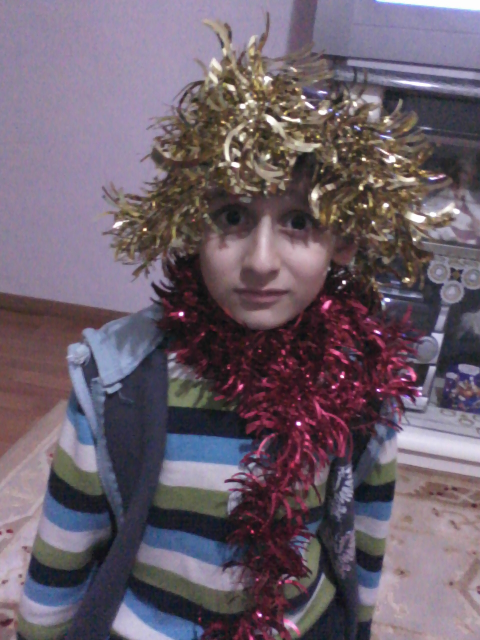
#> input picture python/opencv/Photos/Photo2.jpg, 960 x 1280 px (shown at 1/2 size)
$ python cvtranslation.py
#> lines starting #> are read from the running program, lines starting #| are printed output that depends on the picture
import cv2 as cv
import numpy as np

img = cv.imread('Photos/Photo2.jpg')
#> img is the input picture: shape (1280, 960, 3); mean B, G, R 106.9, 94.7, 107.8
img =cv.resize(img,(900,600))
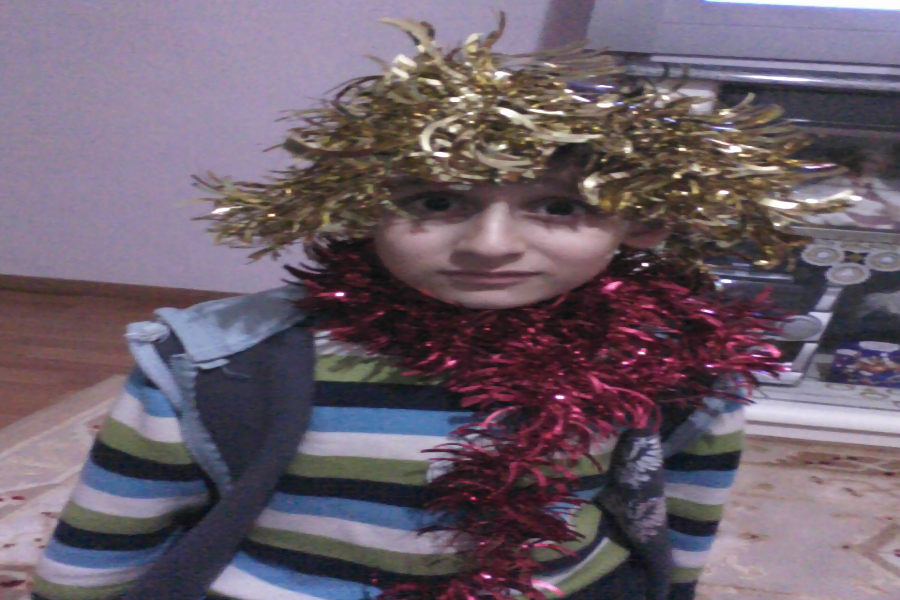
#> img: shape (600, 900, 3); mean B, G, R 106.8, 94.6, 107.7
# Translation------------------------------------------------------------------
def translation(img,x,y):
#> called with x = 50, y = 0
    transMat = np.float32([[1,0,x],[0,1,y]])                   # -x -> left
                                                               # -y -> up
    dimensions = (img.shape[1], img.shape[0])                  #  x -> right
#> dimensions = (900, 600)
                                                               #  y -> down
    return cv.warpAffine(img,transMat,dimensions)
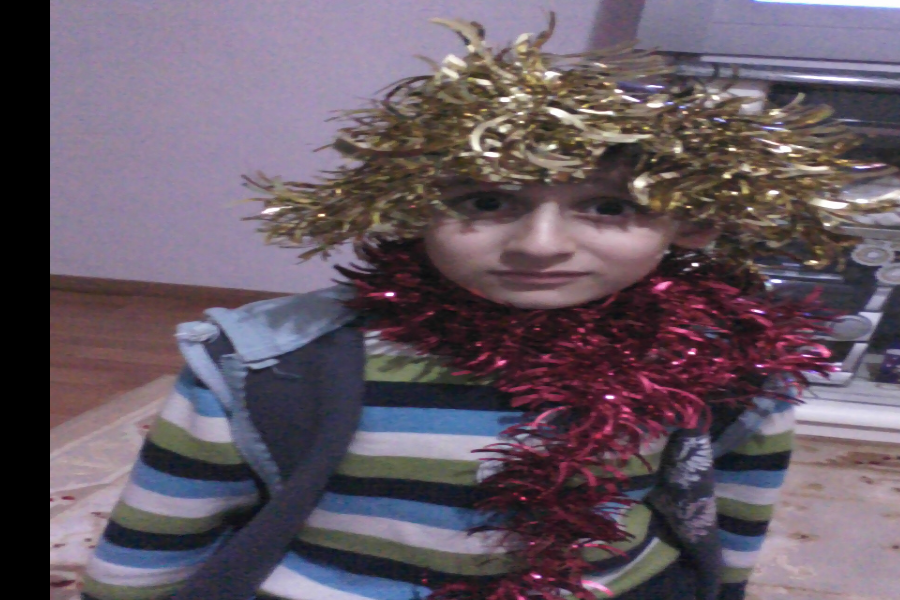
#> returned value: shape (600, 900, 3); mean of channels 0, 1, 2 99.8, 88.4, 100.9; drawn as B, G, R

translated = translation(img,50,0)
cv.imshow("Translated",translated)

# Rotation---------------------------------------------------------------------
def rotate(img,angle,rotPoint = None):
    (height,width) = img.shape[:2]

    if rotPoint is None:
        rotPoint = (width//2 , height//2)

    rotMat = cv.getRotationMatrix2D(rotPoint,angle,1.0)
    dimensions = (width,height)

    return cv.warpAffine(img,rotMat,dimensions)

# [21 lines of commented-out code are left out]


cv.waitKey(0)

$ run again, with python/opencv/Photos/Photo1.jpg copied over python/opencv/Photos/Photo2.jpg
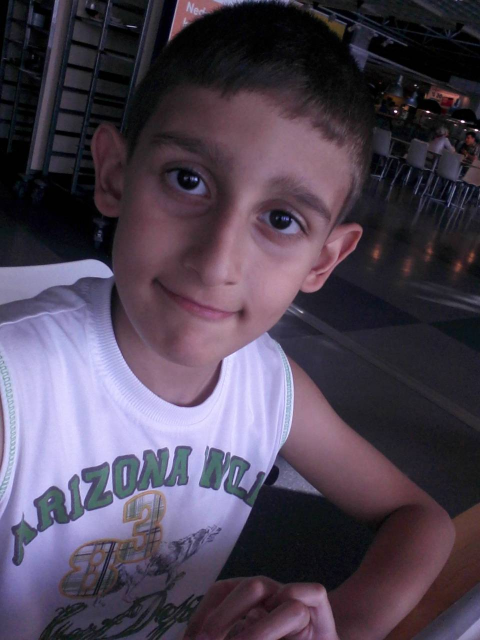
#> input picture python/opencv/Photos/Photo1.jpg, 960 x 1280 px (shown at 1/2 size)
#> img is the input picture: shape (1280, 960, 3); mean B, G, R 83.8, 67.8, 77.9
#> `img =cv.resize(img,(900,600))`:
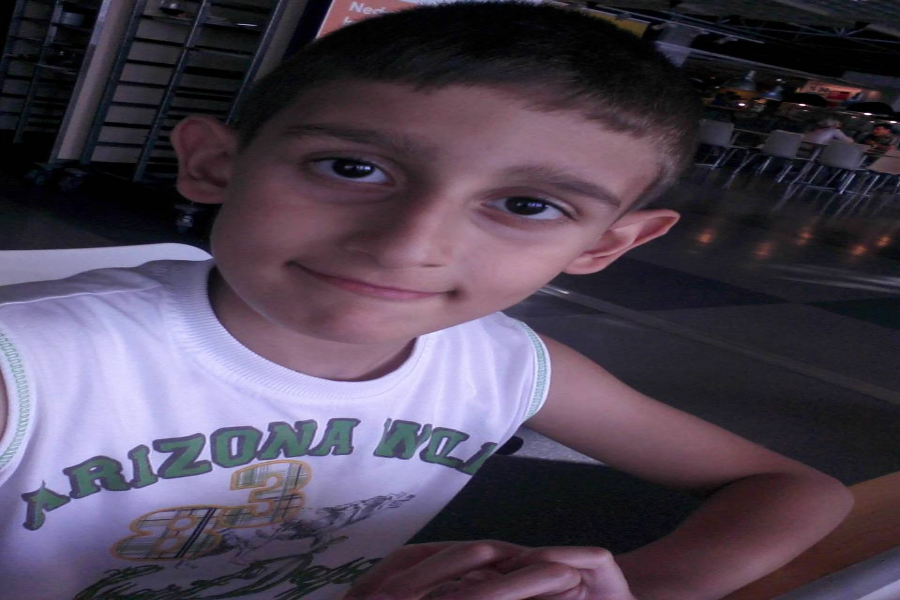
#> img: shape (600, 900, 3); mean B, G, R 83.7, 67.7, 77.8
#> in translation, `return cv.warpAffine(img,transMat,dimensions)`:
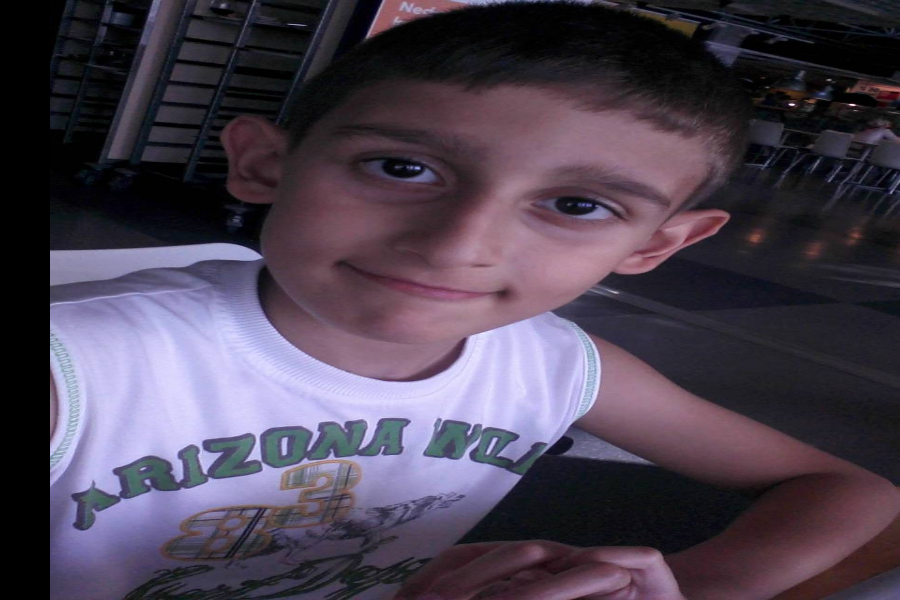
#> returned value: shape (600, 900, 3); mean of channels 0, 1, 2 81.4, 65.7, 75.6; drawn as B, G, R

$ run again, with python/opencv/Photos/Photo3.JPG copied over python/opencv/Photos/Photo2.jpg
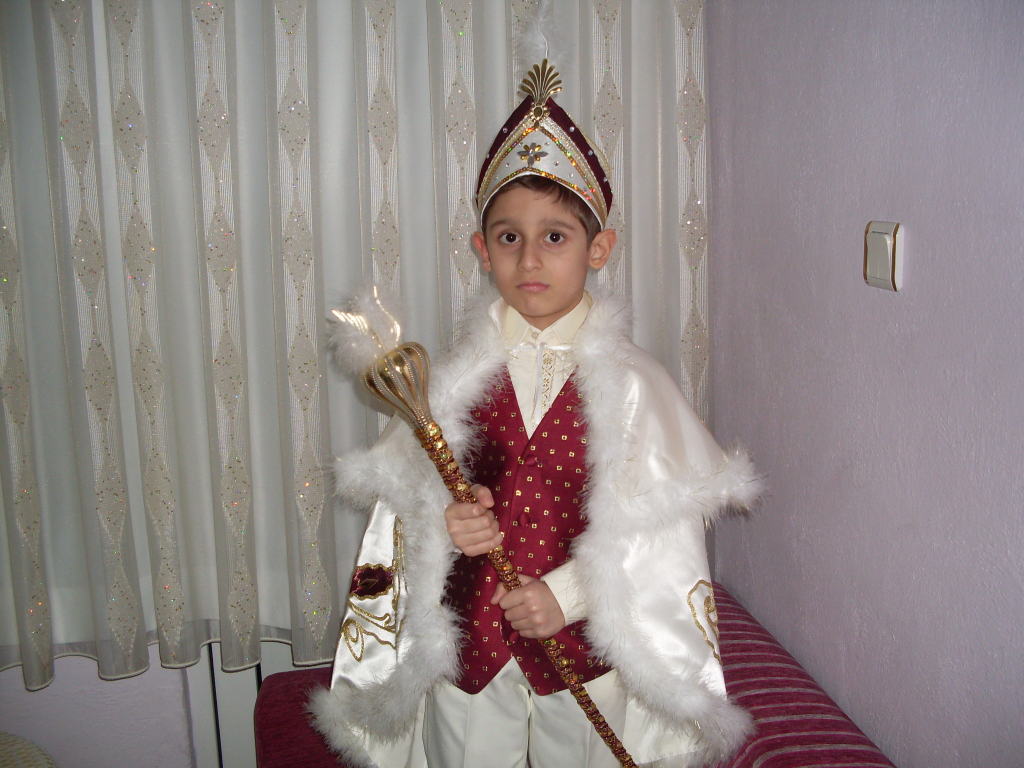
#> input picture python/opencv/Photos/Photo3.JPG, 3072 x 2304 px (shown at 1/3 size)
#> img is the input picture: shape (2304, 3072, 3); mean B, G, R 134.3, 135.5, 146
#> `img =cv.resize(img,(900,600))`:
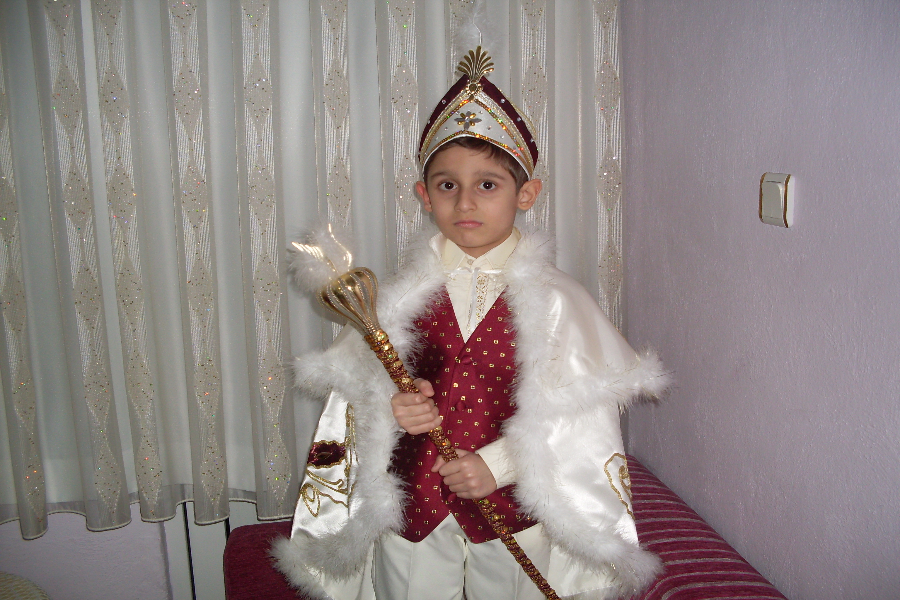
#> img: shape (600, 900, 3); mean B, G, R 134.1, 135.4, 145.9
#> in translation, `return cv.warpAffine(img,transMat,dimensions)`:
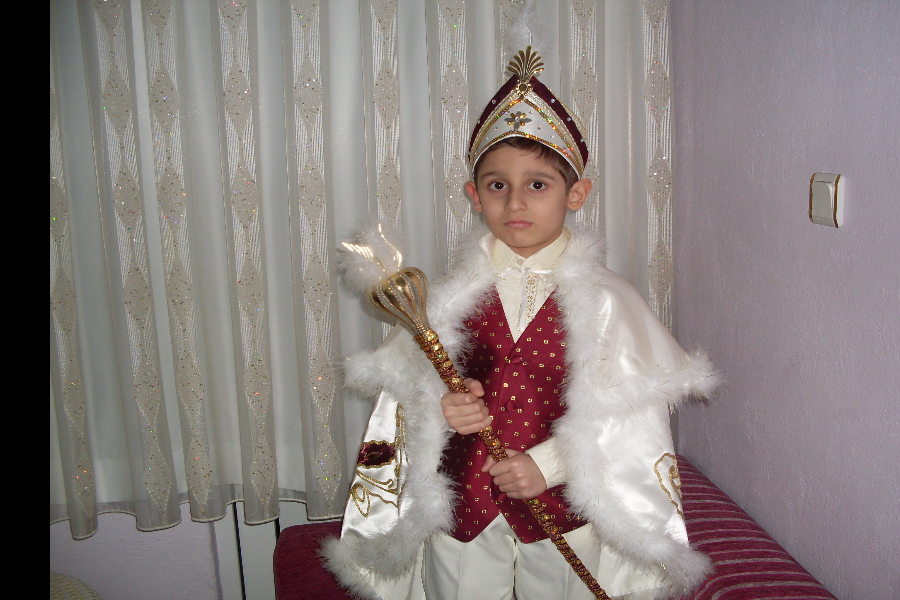
#> returned value: shape (600, 900, 3); mean of channels 0, 1, 2 125.7, 127.5, 137.6; drawn as B, G, R
